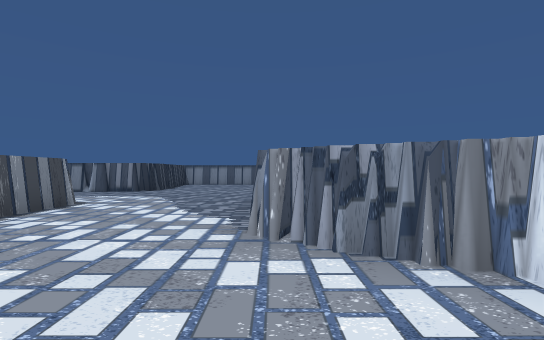
view 1 (above)

16 first-person views from a walk through a 3-D level made in the Unity game engine. The camera is 1.2 m above the floor, looks level and sees 85° across. The floor is counted in squares, 2 m on a side. Each view is taken from the middle of a square. On the plan, view 1 faces up. The plan holds only what a view shows up to about 9 squares ahead; the rest is blank.

view 2
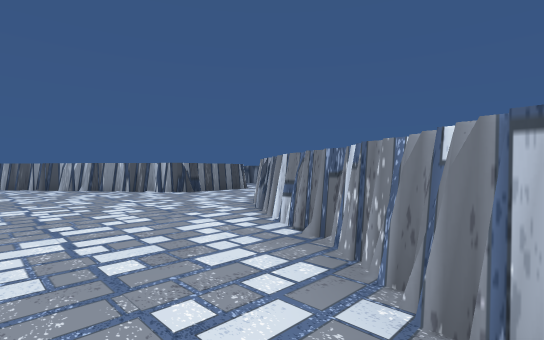

view 3
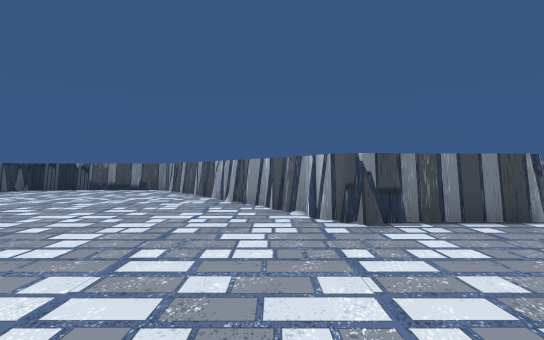

view 4
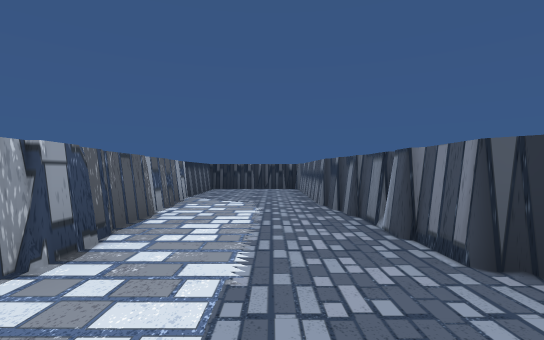

view 5
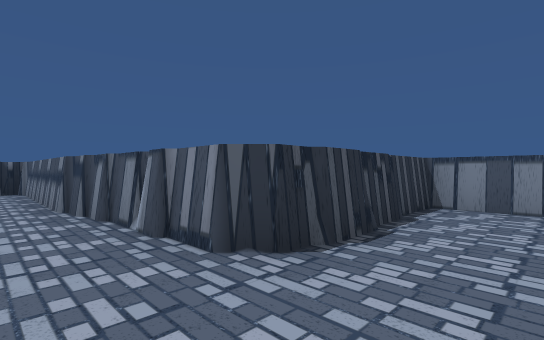

view 6
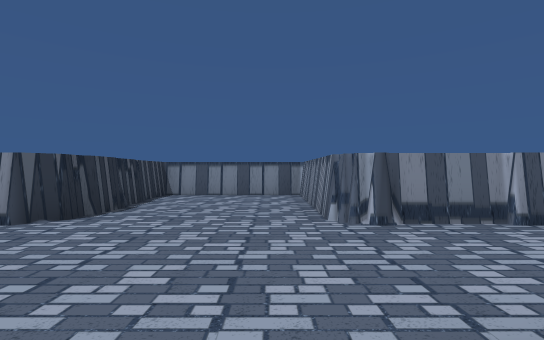

view 7
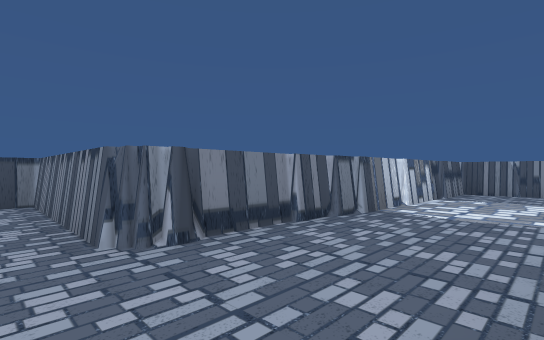

view 8
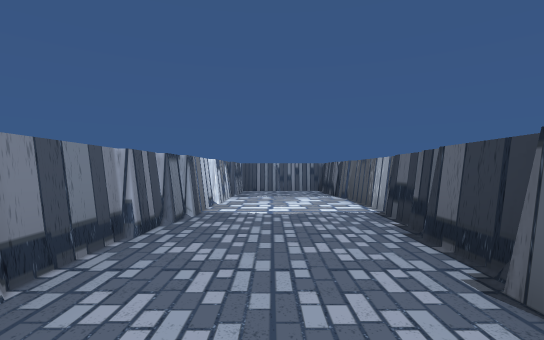

view 9
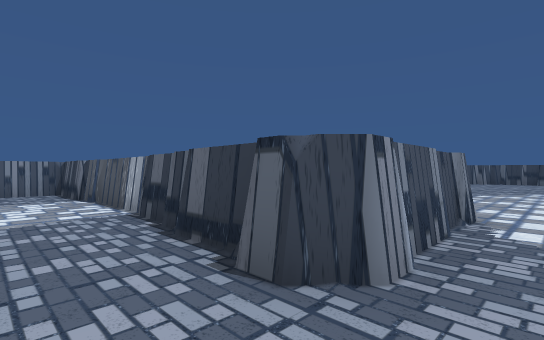

view 10
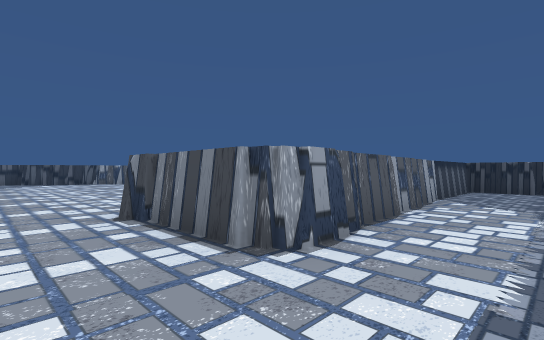

view 11
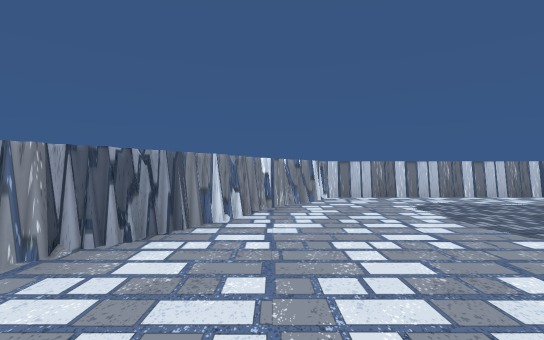

view 12
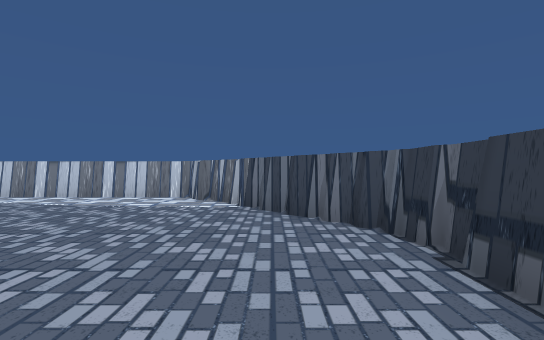

view 13
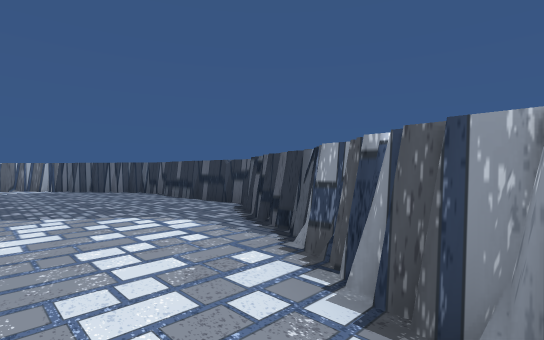

view 14
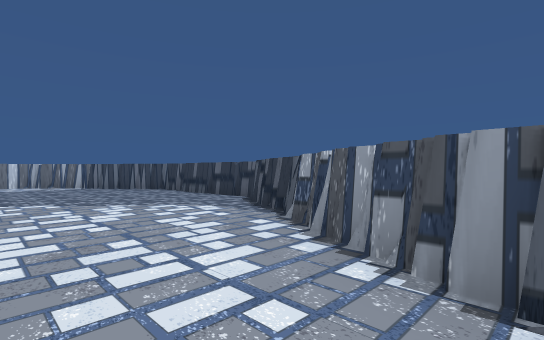

view 15
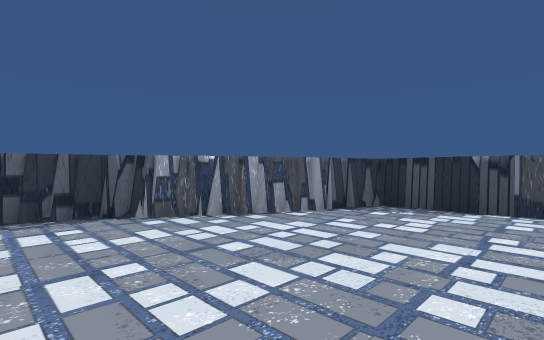

view 16
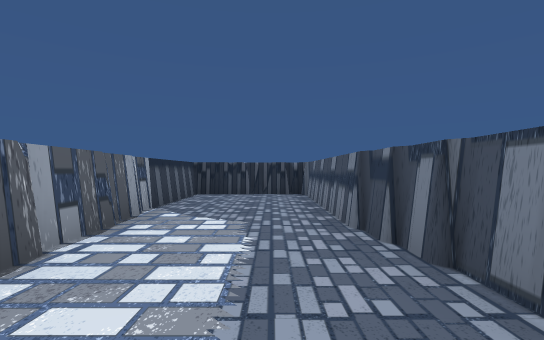

### Floor plan
Points are (right, up) in squares from view 1. A wall is a line through its corners. A room is listed if a view was taken in it or the views show most of it. See-through windows are left out.
Room 1 (views 1, 2, 3, 4, 5, 6, 7, 8, 9, 10, 11, 12, 13, 14, 15, 16)
walls: (-3.2, 3.1) (-3.7, 2.6) (-4.3, 2.6) (-6, 0.8); (-4, 2.6) (-4.5, 2.1) (-4.9, 2.1); (-0.1, 3.1) (-0.1, 3.8); (0.8, 2.4) (0.2, 2.4); (1.1, 2.1) (0.4, 2.1) (0.4, 2.6) (-0.3, 2.6) (-0.3, 3.6); (-0.3, 3.9) (-0.3, 5.5) (0.1, 5.8) (0.5, 5.8); (-5.8, 1.2) (-6.4, 0.8); (1.7, 1.9) (0.7, 1.9); (-5.9, 1.4) (-7.8, -0.6); (-6, 1) (-6.6, 0.8); (2, 1.5) (1.4, 1.5); (-4, 5.3) (-3.5, 5.3); (0.5, 5.6) (2.1, 5.6); (-7.3, 0.3) (-8.9, -1.3); (3.4, 0.8) (2.6, 0.8); (-4.9, 5.6) (-3.5, 5.6) (-3.5, 2.6); (2.1, 5.3) (6, 5.3); (4, 0.2) (3.5, 0.2) (3.5, 0.6) (2.9, 0.6) (2.9, 1.2) (2, 1.2); (-7.4, 5.3) (-4.4, 5.3); (-8.2, 5.1) (-7.1, 5.3); (-9, -1.8) (-9, -5.3); (-4.6, 8.2) (-7, 8.2); (-3.5, 8.7) (-3.9, 8.2); (-6.4, 7.9) (-11.5, 7.9) (-11.5, 5.1) (-7.2, 5.1); (-9, -3.3) (-9, -3.8); (5.1, 5.6) (7.6, 5.6) (7.6, 7.9) (4.1, 7.9); (2.5, 8.4) (-0.3, 8.4) (-0.3, 12.2) (-3.5, 12.2) (-3.5, 8.4) (-4.6, 8.4); (-6.5, -6.5) (-6.1, -6.5) (-6.1, -6.8) (-5.5, -6.8); (-7.5, -6) (-6.9, -6); (-7.4, -6.2) (-6.4, -6.2); (-5.5, -7.3) (-4.8, -7.3); (-5.2, -7.5) (-4.1, -7.5); (-4.3, -7.8) (-3.4, -7.8); (-2.5, -8.2) (1, -8.2); (2.6, -7) (4.6, -5) (4.6, -0.1); (-9, -5.5) (-8.2, -5.5); (-3, -8.5) (-2.4, -8.5); (-9, -5.7) (-7.2, -5.7); (0.7, -8.5) (2.9, -6.3); (6.1, 8.2) (2.2, 8.2); (-11.3, 6.9) (-11.6, 6.5); (-11.5, 6.9) (-11.6, 6.4)
low walls: (2.2, 5.6) (3, 5.6)

Positions as (right, up) in squares from view 1, and headings:
1: (0, 0), facing up
2: (4, -1), facing up-left
3: (0, 2), facing left
4: (-2, 7), facing left
5: (-2, 7), facing up-left
6: (-1, 5), facing up
7: (-1, 6), facing up-right
8: (-1, 7), facing right
9: (-1, 7), facing down-right
10: (-2, 7), facing down-left
11: (-2, 1), facing right
12: (-2, -7), facing right
13: (-7, -5), facing down-right
14: (-8, -4), facing down-right
15: (-4, -3), facing down-left
16: (-4, 7), facing left
